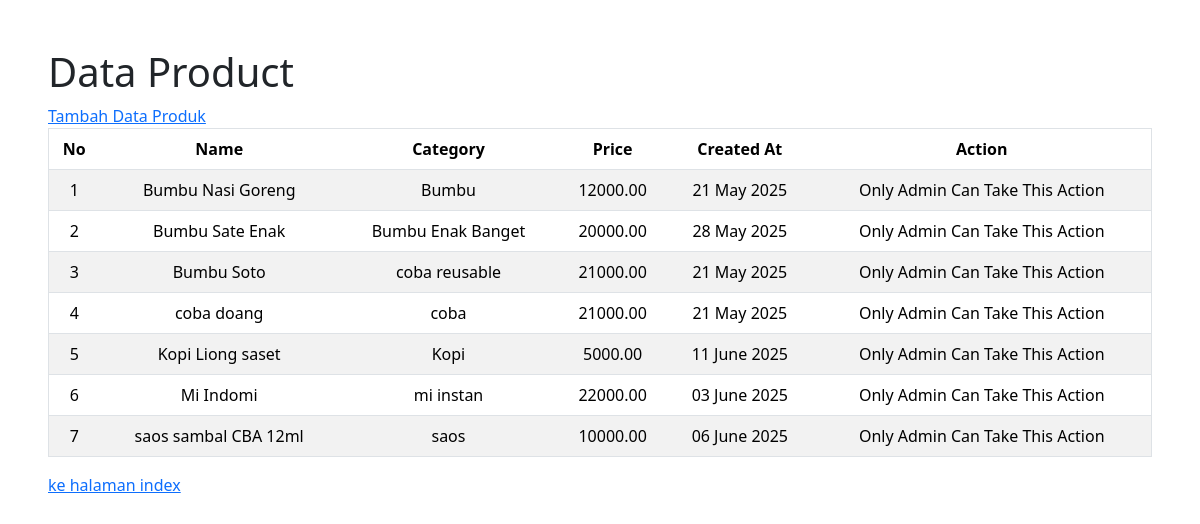
/produk.php, run on the app's committed database.
### tables this page shows
CREATE TABLE `products` (
  `id` int(11) NOT NULL,
  `name` varchar(100) NOT NULL,
  `category` varchar(50) DEFAULT NULL,
  `price` decimal(10,2) NOT NULL,
  `created_at` timestamp NOT NULL DEFAULT current_timestamp()
);

### logics/functions.php (called while the page is built, shortened)
<?php
    function showData($table,$columns = "*" , $orderBy = null) {
        global $koneksi;
        $query = mysqli_prepare($koneksi, "SELECT $columns FROM $table $orderBy");
        mysqli_stmt_execute($query);
        $result = mysqli_stmt_get_result($query);
        $data = mysqli_fetch_all($result, MYSQLI_ASSOC);
        return $data;
    }
    function format($date, $format = 'd F Y') {
        return date($format, strtotime($date));
    }
?>

### produk.php (the view, shortened to what this page needs)
<?php
require_once 'koneksi.php';
require_once 'logics/functions.php';
$data = showData('products', '*', 'ORDER BY `products`.`name` ASC');
$i = 1;
?>
<!DOCTYPE html>
<html lang="en">
<head>
    <link rel="stylesheet" href="assets/css/bootstrap.min.css">
</head>
<body>
    <div class="p-5">
        <h1>Data Product</h1>
        <a href="forms/formProduct.php">Tambah Data Produk</a>
    <table class="table table-striped" border="1" style="padding: 10px; text-align: center">
        <thead>
            <tr style="padding: 10px;">
                <th>No</th>
                <th>Name</th>
                <th>Category</th>
                <th>Price</th>
                <th>Created At</th>
                <th>Action</th>
            </tr>
        </thead>
            <?php foreach ($data as $row) : ?>
                    <tr style="padding: 10px;">
                        <td><?= $i++ ?> </td>
                        <td> <?= $row['name']; ?> </td>
                        <td> <?= $row['category']; ?> </td>
                        <td> <?= $row['price']; ?> </td>
                        <td> <?= format($row['created_at']); ?> </td>
                        <td>
                            <?php if ($_SESSION['role'] == 'admin') : ?>
                                <a class="btn btn-primary" href="forms/formProduct.php?id=<?= $row['id']; ?>">Edit</a> <button class="btn btn-danger" onclick="confirmDelete('products', <?= $row['id']; ?>)">Delete</button>
                            <?php else : ?>
                                <span>Only Admin Can Take This Action</span>
                            <?php endif; ?>
                        </td>
                    </tr>
                <?php endforeach; ?>
    </table>
        <a href="index.php">ke halaman index</a>
    </div>
</body>
</html>

### data on the page
products: name "Bumbu Nasi Goreng", category "Bumbu", price "12000.00", created_at "21 May 2025"
products: name "Bumbu Sate Enak", category "Bumbu Enak Banget", price "20000.00", created_at "28 May 2025"
products: name "Bumbu Soto", category "coba reusable", price "21000.00", created_at "21 May 2025"
products: name "coba doang", category "coba", price "21000.00", created_at "21 May 2025"
products: name "Kopi Liong saset", category "Kopi", price "5000.00", created_at "11 June 2025"
products: name "Mi Indomi", category "mi instan", price "22000.00", created_at "03 June 2025"
products: name "saos sambal CBA 12ml", category "saos", price "10000.00", created_at "06 June 2025"
